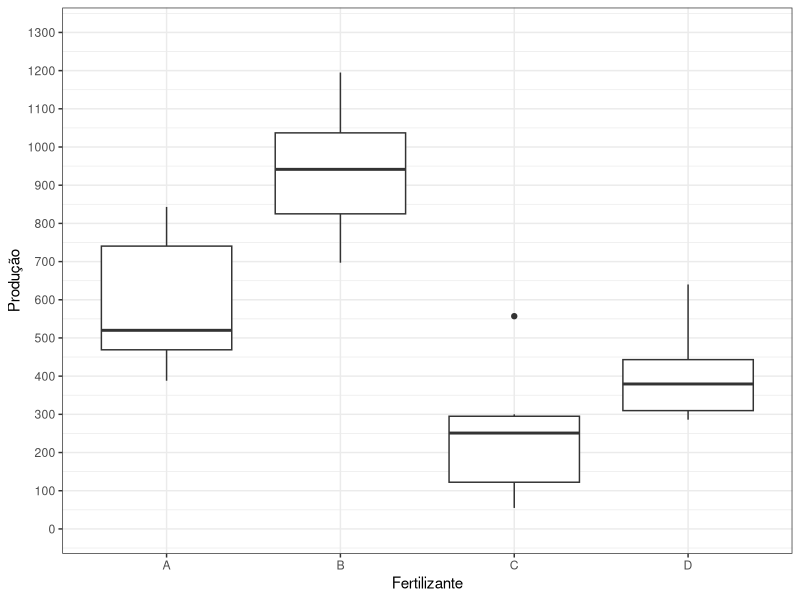
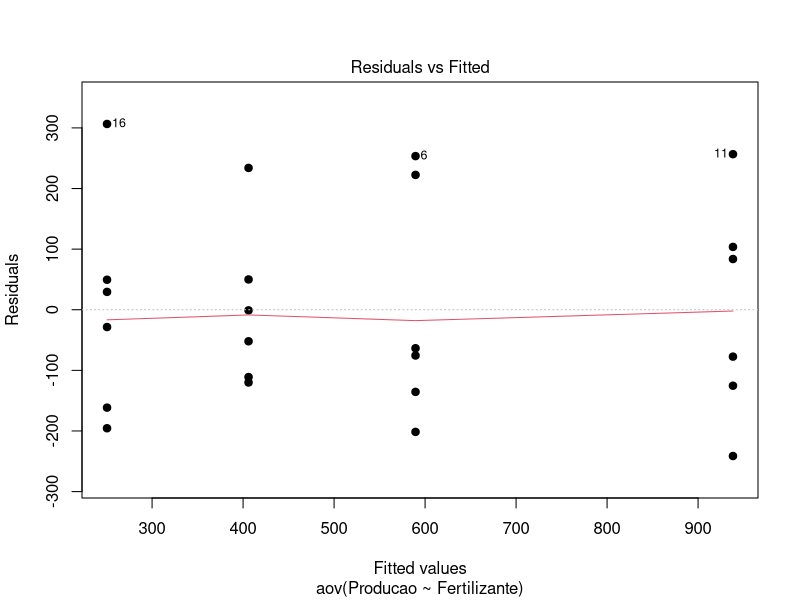
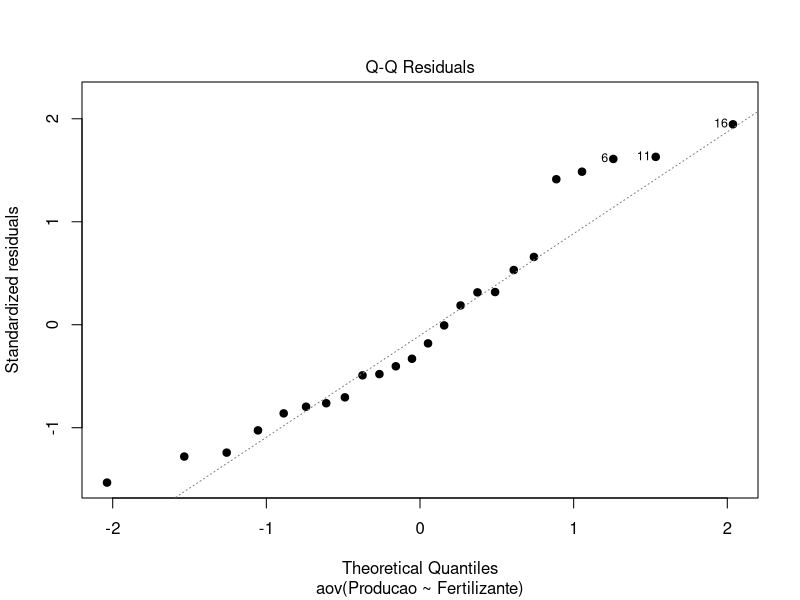
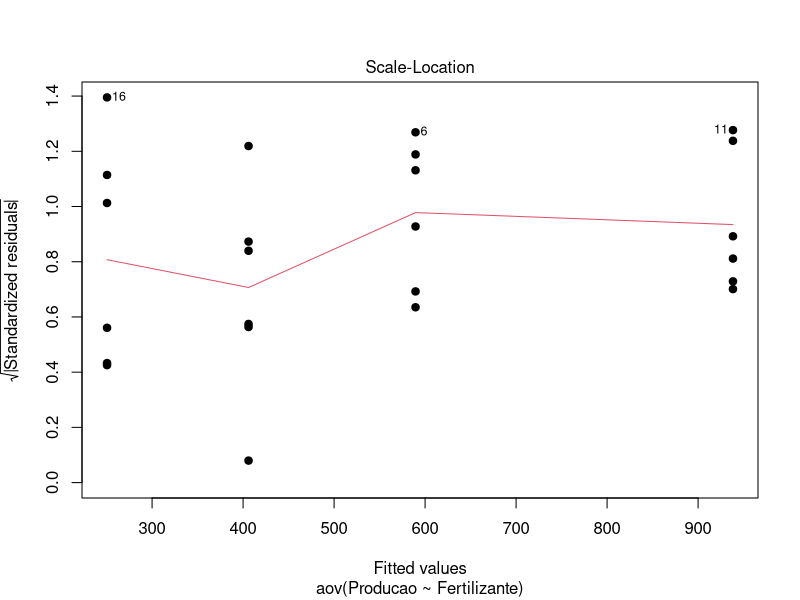
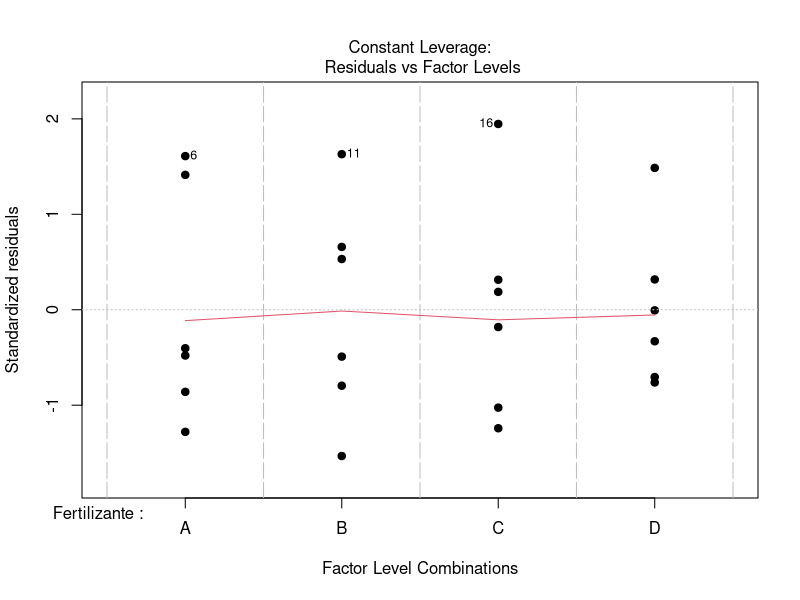
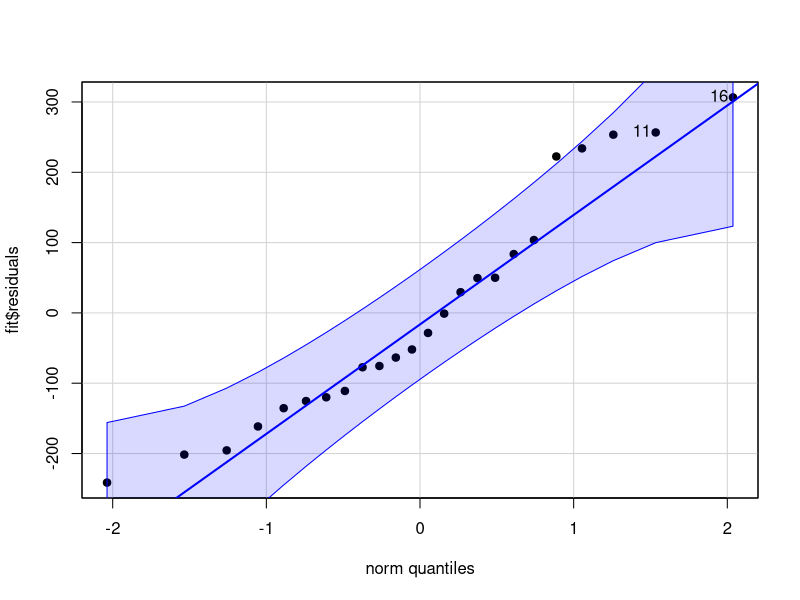
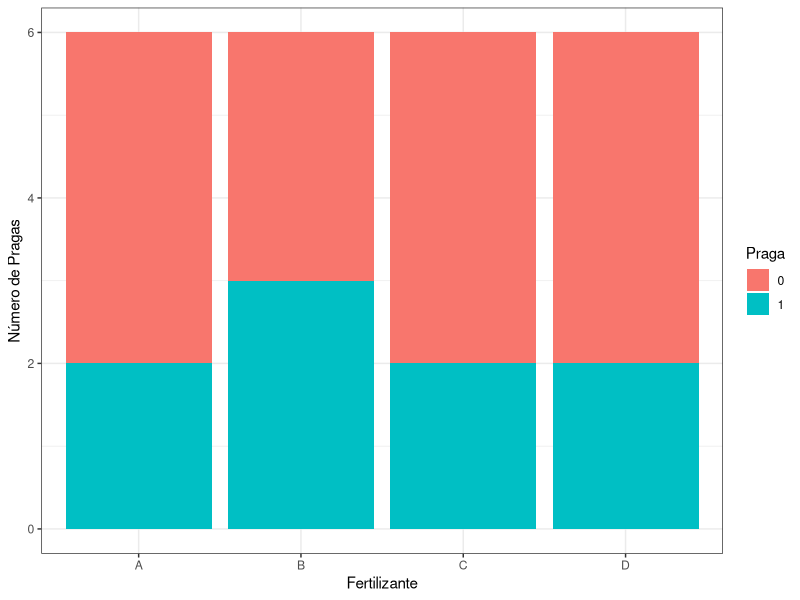
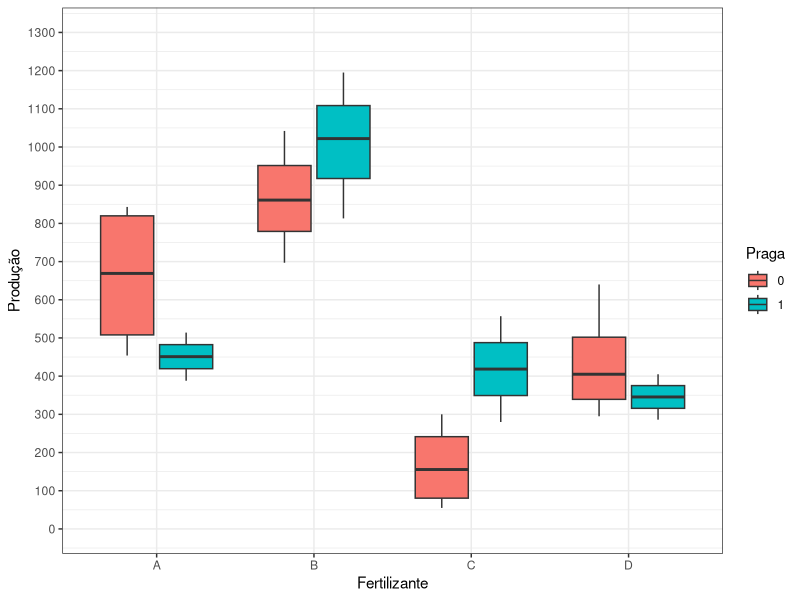

Reproduce these figures in R, in order.
## ---- chunk 1
knitr::opts_chunk$set(warning = FALSE)
library(ggplot2)
## ---- chunk 2
base <- openxlsx::read.xlsx("./dados_atividade.xlsx")
base$Praga <- as.factor(base$Praga)
base$Fertilizante <- as.factor(base$Fertilizante)
base |> head() |> knitr::kable()
## ---- chunk 3
base |> 
	dplyr::group_by(Fertilizante) |> 
	dplyr::summarise("Mediana" = round(median(Producao), 2),
									 "Média" = round(mean(Producao), 2),
									 "Mínimo" = round(min(Producao), 2),
									 "Máximo" = round(max(Producao), 2),
									 "Desvio Padrão" = round(sd(Producao), 2),
									 "Variância" = round(var(Producao), 2)) |> 
	knitr::kable()
## ---- chunk 4
base |> 
	ggplot(aes(y = Producao, x = Fertilizante)) +
	geom_boxplot() +
	theme_bw() +
	labs(y = "Produção") +
	scale_y_continuous(limits = c(0, 1300), breaks = seq(0, 1300, 100))
## ---- chunk 5
fit <- aov(Producao ~ Fertilizante, data = base)
summary(fit)
## ---- chunk 6
plot(fit, wich = 5, pch = 19)
## ---- chunk 7
car::qqPlot(fit$residuals, pch = 19)
## ---- chunk 8
shapiro.test(fit$residuals)
## ---- chunk 9
bartlett.test(Producao ~ Fertilizante, data = base)
## ---- chunk 10
TukeyHSD(fit)
## ---- chunk 11
tab <- table(base$Fertilizante, base$Praga)
tab |> knitr::kable()
## ---- chunk 12
base |> 
	ggplot(aes(x = Fertilizante, fill = Praga)) +
	geom_bar() +
	theme_bw() +
	ylab("Número de Pragas")
## ---- chunk 13
chisq.test(tab)
## ---- chunk 14
options(dplyr.summarise.inform = FALSE)
base |> 
	dplyr::group_by(Fertilizante, Praga) |> 
	dplyr::summarise("Mediana" = round(median(Producao), 2),
									 "Média" = round(mean(Producao), 2),
									 "Mínimo" = round(min(Producao), 2),
									 "Máximo" = round(max(Producao), 2),
									 "Desvio Padrão" = round(sd(Producao), 2),
									 "Variância" = round(var(Producao), 2)) |> 
	knitr::kable()
## ---- chunk 15
base |> 
	ggplot(aes(y = Producao, x = Fertilizante, fill = Praga)) +
	geom_boxplot() +
	theme_bw() +
	labs(y = "Produção") +
	scale_y_continuous(limits = c(0, 1300), breaks = seq(0, 1300, 100))
## ---- chunk 16
fit <- aov(Producao ~ Fertilizante * Praga, data = base)
summary(fit)
